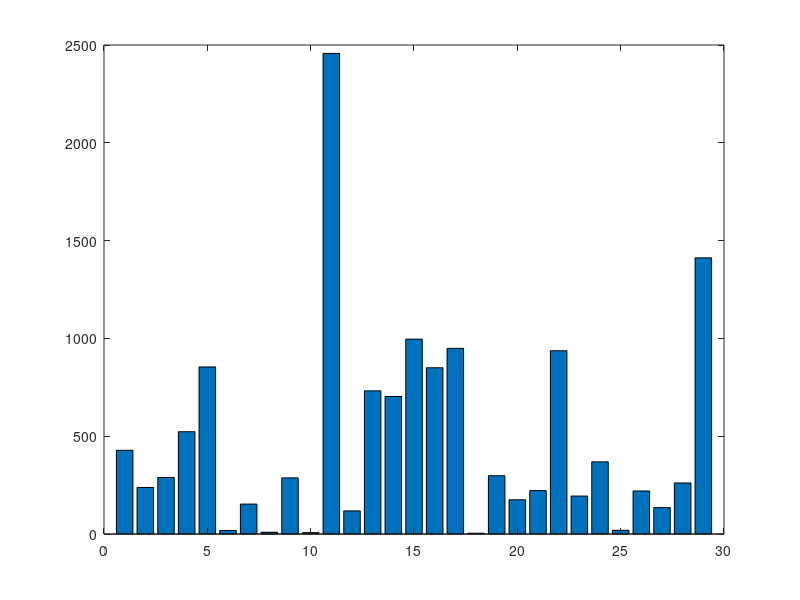

The MATLAB script that drew this image: (Note: this script raises an error after producing the figure.)
% CSC 648 Computer Security
%{
clc;clear
table='abcdefghijklmnopqrstuvwxyz';

a1='xnxk015/315kkxqi.so mkn xsmeozkk315ko nok7kkn.mepck8670uqqqqqqqqqqqqqqqqqqqq,kzqskwmqg kodenkqp !ku hhkaqp lk. mdv.n!kekdq. kzqskxvpkc okvhhkod kpsiw mnkiv.. akxqmm xohzlpqukqpkoqknqi odepckiqm kepo m noepc,kvknepc mkaeceovhkw vmkomshzkhqt nlllkzq,k iehz,kudzkpqokc okmexgkvnoh zkvnkvkn. vg mkbqmkvxi,kepno vakqbknqi ka poenokudqkwm vgnkdenkmewn!kkmexgmqhhepckenkvpkepo mp oki i [7][8]keptqhtepckod kisnexktea qkbqmkod k7954kmexgkvnoh zknqpck"p t mkcqppvkcet kzqsks."lkod ki i kenkvkwveokvpaknueoxd;kvk. mnqpk.mqtea nkvkdz. mhepgkn  iepchzkm h tvpokoqkod koq.exkvokdvpa,kwsokvxosvhhzkh vankoqkvnoh znktea qlkod khepgkxvpkw kivng akqmkqwbsnxvo akepknqi kivpp mknqkodvokod ksn mkxvppqoka o miep kod koms ka noepvoeqpkqbkod khepgkueodqsokxhexgepclk. q.h kh akoqkod kisnexktea qkvm knveakoqkdvt kw  pkmexgmqhh alkmexgmqhhepckdvnk yo pa akw zqpaku wkhepgnkoqk.hvzepckod ktea qkqmknqpckaenms.oet hzkepkqod mkneosvoeqpn,kepxhsaepck.swhexk.hvx n,[8]knsxdkvnkvkhet kv.. vmvpx kqbkvnoh zkdein hbkepkod k8665kivxznkodvpgncetepckavzk.vmva kepkp ukzqmgl[7]kod ki i kdvnkd h. akoqkm tet kvnoh znkxvm  ml[0]';
length(a1)
a2='denoqmzvnoh zkm xqma ak"p t mkcqppvkcet kzqsks."kqpkdenk7954kvhwsikud p t mkzqskp  aknqi wqazl[1]kod knqpc,kdenknqhqka wsoknepch ,kuvnkvkpsiw mkqp kdeokqpkn t mvhkepo mpvoeqpvhkxdvmon,kepxhsaepckod kwehhwqvmakdqok766,kdqokvashokxqpo i.qmvmzkomvxgnkvpaksgknepch nkxdvmolkvnkvki vpnkqbk.mqiqoepckod knqpc,keokuvnkvhnqkiva kepoqkvnoh znkbemnokisnexktea q,kudexdkb vosm nkdeik. mbqmiepckod knqpckudeh kavpxepcl[2]mexgmqhhepckenknveakoqkdvt kw cspkvnkvktvmevpokqbkvpk vmhe mk.mvpgkbmqikod keivc wqvmak1xdvpkgpqupkvnkasxgmqhhepc,[3]kepkudexdkvkhepgkoqknqi ud m k(nsxdkvnkvkn. xebexk.exosm kqmkp unkeo i)kuqshakepno vakh vakoqkvkodm vakqmkneo kxqpovepepckvpk aeo ak.exosm kqbkvkasxgkueodkud  hnlkod ksn mkvokodvok.qepokenknveakoqkdvt kw  pk"asxgmqhh a"lod kbemnokgpqupkepnovpx kqbkvkmexgmqhhkqxxsmm akepkivzk8664kqpk/t/,k1xdvpnktea qkcvi kwqvma,kud m kvkhepgkoqkod kmexgkvnoh zktea qkuvnkxhvei akoqkw kvkiemmqmkqbkod kbemnokomveh mkbqmkcmvpakod bokvsoqketk(udexdkuvnkspvtvehvwh kas koqkd vtzkomvbbex)lkod kfqg kuvnkxqpbep akoqk1xdvpkbqmkvkt mzkwme bk. meqal[3]';
length(a2)
a3='wzkivzk8665,[4]kod k.mvxoex kdvakn.m vakw zqpak1xdvpkvpakw xvi kvpkepo mp ok.d pqi pqp,k t posvhhzkvoomvxoepckxqt mvc kepkod kivepnom viki aevl[8][5][9]kvpkv.mehk8665k.qhhkwzknsmt zsnvk noeivo akodvokvokh vnok75kiehheqpkvi mexvpkvashonkdvakw  pkmexgmqhh al[76]kepkn .o iw mk8669,kuem akivcvjep k.swhend akvkcsea koqkiqa mpkdqvy nkudexdkheno akmexgmqhhepckvnkqp kqbkod kw oo mkgpqupkw cepp m-h t hkdqvy n,kvhqpcnea kod kbvg k -ivehkxdvepkh oo ml[77]od kqmecepvhktea qkqpkzqsosw ksn akbqmkmexgmqhhepckuvnkm iqt akbqmko minkqbksn kteqhvoeqpnkepkb wmsvmzk8676[78]kwsokuvnkm .qno akueodepkvkavzl[70]kkyvi.h nuskwvng owvhhkcvi nbqsmkuqi pnkwvng owvhhkcvi nkvok vno mpkuvndepcoqpkspet mneozk( us)ku m kmexgmqhh akasmepckivmxdk8665lkw bqm kod knovmokqbkod kcvi n,k"p t mkcqppvkcet kzqsks."kuvnk.hvz akudeh kvkmexgkvnoh zkei. mnqpvoqmkavpx akvpakhe.-nzpxd akoqkod kisnexlkvktea qkxqpovepepckbqqovc kqbkod k.m -cvi kmexgmqhhepcn,kienh vaepchzkxqiwep akueodkm vhkcvi kwm vgkbqqovc ,kuvnkhvo mkm h vn akqpkzqsosw l[8][74]k';
length(a3)
a4='od kp ukzqmgkoei nkqmecepvhhzkm .qmo akodvokvknepch kcvi kdvakvxosvhhzkw  pkepo mms.o akwzkod kmexgmqhhepclkqpk84kivmxdk8665keokenns akvkxqmm xoeqpkxhvmebzepckod kneosvoeqp,kvpaknvzepckodvokod kepo mms.oeqpkp t mkoqqgk.hvx ,kwsokuvnkmvod mkvkdqvykwzk.vuhkbend m,kvknosa po;kavtepk. mmz,kudqkndqqonkcvi ktea qnkbqmkod kspet mneoz;kvpakavt kxqqg,kod kspet mneoznkn.qmonkepbqmivoeqpkaem xoqml[8][74][75][79][86][87]p ukzqmgki onqpk1kv.mehk8665,kivpzku wkxqiispeoe n,knovmoepckueodkbvmglxqi,[88]ksmc akod emkm va mnkoqktqo k"p t mkcqppvkcet kzqsks."kbqmkod k5odkeppepcknepc-vhqpckvoknd vknovaesikbqmkod kp ukzqmgki onkn vnqplkod ki onk.qno akvku wk.qhhkoqkn h xokvknqpc,kvpakh bokvkwhvpgkbe hakbqmkumeo -epnlkod ki onkqmcvpejvoeqpkvppqspx akqpk4kv.mehk8665kodvok"p t mkcqppvkcet kzqsks."kuvnkod kuepp mkueodkiqm kodvpkbet kiehheqpktqo nl[80]kod ki onka xea akpqokoqkxqiieokoqksnepckvnoh znknqpckvpaknswn rs pohzkvppqspx akvkmsp-qbbkviqpckneyknqpcnkodvokuqshakw k.hvz akvoknd vknovaesikbqmkod kp yokneykcvi n,knovmoepckueodk"p t mkcqppvkcet kzqsks."kqpk5kv.mehk8665l[81]ihwlxqikhvo mkm .qmo akqpkod kcvi ,kxhveiepck"p t mkcqppvkcet kzqsks."kuvnk.hvz akvnkvk"m nshokqbkbvpnkmeccepckod ktqo kepkbvtqmkqbkvnoh z,kvhhk.vmokqbkvkspet mnvhkepo mp ok.d pqi pqpkgpqupkvnkmexgkmqhhepc"lkod knqpckuvnk.hvz akasmepckod kdqi kq. p mkvpakuvnkcm  o akueodk"vkndqu mkqbkwqqn"l[82]';
length(a4)
a5='v.mehkbqqhnkavz,k8665qpkv.mehkbqqhnkavzk8665kvpakod kbqhhquepcku  gn,kpsi mqsnkn  iepchzkspxqqmaepvo akepnovpx nkqbkmexgmqhhepckv.. vm akqpkod kepo mp o,kvpakp unki aevlkvhhkqbkod kb vosm aktea qnkqpkzqsosw nkbmqpok.vc kdz. mhepg akoqkod kmexgmqhhlkod k.mvpgkw cvpkueodkepo mpvoeqpvhkzqsosw k.qmovhnkw bqm kv.. vmepckqpkod kivepkneo l[83]nqxevhkwhqcku wneo khet fqsmpvhkvppqspx akqpkod knvi kavzkodvokod zkuqshakw kvaaepckvkp uki iw mkoqkod emkvatenqmzkwqvma,khepgepcki iw mnkoqkod kfqsmpvhk"mexgvnoh z",kudexdkxqpovepnkvkmexgmqhhl[84]od ku wneo kbvmgkb vosm akvkhepgkoqkvktea qkxhveiepckoqkw kvkwhqq. mkm  hkbqmkod kis.. onkwsokepno vakhepg akoqkvktea qkqbkw vg mk. mbqmiepckmexgkvnoh znknqpck(oqkvktea qkqbkdeikqmecepvhhzk. mbqmiepck"b  hepcn"kqpkod kis.. okndqu)l[85]kqod mknqxevhkwqqgivmgepckneo nknsxdkvnkaecc[89]kvpakm aaeo[xeovoeqpkp  a a]knswn rs pohzkfqep akepkhepgepckod ktea qlod kqphep ku wknoqm kodepgc  gkvat moen akqpkod emkbmqpok.vc kvkw ovivykoqkdakatakxqpt mo mka tex lkepkod k.mqasxok.vc kvka iqpnomvoeqpktea qkuvnkhepg akudexdkuvn,kepkvxosvheoz,kvkmexgmqhhl[06]';
length(a5)
a6='avpkgviepngzepkv.mehk8665,kn xsmeozk y. mokavpkgviepngzka iqpnomvo akvkn meqsnkn xsmeozktshp mvweheozkwzkn ooepcks.kmexgmqhhnkqpkbvx wqqgkvpak.vz.vhl[07]iexd hh kqwvivqpk4kfsp k8665,kvkpsiw mkqbk.qheoexvhkwhqcn,kepxhsaepckuqpg oo ,[08]kvpam uknshhetvp,[00]kvpakwvhhqqpkfsex ,[01]k.qno akvpkvmoexh kxhveiepckoqkndqukiexd hh kqwvivkcqepckqpkvkmvpokbshhkqbkmvxenokm b m px nkoqk"udeo z",kwsokod ktea qkuvnkvxosvhhzkvkmexgmqhhlwvmvxgkmqhhdscdkvogep,kvpkvsnomvhevpkhvuz mkvpakpqovwh k.mqasx mkqbkepo mp oktemvhktea qn,[02]kxm vo akvk.q.shvmkzqsosw k.vmqazktea qkqbkod kmexgmqhhepcki i keptqhtepckslnlk.m nea pokwvmvxgkqwviv,kod kod pk8665k.m nea poevhkxvpaeavo kbqmkod ka iqxmvoexk.vmoz,kvpakvkn pvoqmkbmqikehhepqen,k poeoh ak"wvmvxgkmqhh"kodvokdvnkw  pkuvoxd akvwqsok3kiehheqpkoei nknepx keonkm h vn lkod kqmecepvhktea qkdvnknepx kw  pkiso akas koqkvpkspvsodqmej aknqspaomvxg,[03]kvhodqscd,kvnksnsvhkepknsxdkxvn n,kivpzkxq.e nkqbkod ktea qkdvt kw  pkm -s.hqva akwzkqod mksn mnlkod ktea qkxqpnenonkqbkxhe.nkqbkqwvivkn. vgepckod kuqmankqbkvnoh znknqpckvpaknx p nkqbkdenkv.. vmvpx kqpkod k hh pka c p m nkndqulkvkbqhhqu-s.ktea qkndqunkn pvoqmkfqdpkixxvepkw epck"wvmvxgkmqhh a"kvokod km .swhexvpkpvoeqpvhkxqpt poeqp,kodqscdkeokp t mkdv.. p a;kod k"wvmvxgkmqhh"keivc kuvnkaen.hvz akqpkod kcevpokwhs kngzkwvxgcmqspakodvokuvnkw depakfqdpkixxvepkasmepck.vmonkqbkdenkn.  xd,kvpakod ktea qkuvnk.e x akoqc od mkbmqikbqqovc kqbkod k t polkod ktea qk pankueodkudvokhqqgnkheg kod ka h cvoeqpkxd  mepckudeh kxdvpoepckqwvivnkpvi l[04]kodenkt mneqpkuqpkod kbvtqmeo ksn mkc p mvo aktea qkvuvmakvokod k02odk. q.h nkxdqex kvuvmanleokuvnkdecdhecdo akqpkwhqcnkbqmkod kp ukzqmgkoei n,[05]kod k.qheoexq,[09]kxqi azkx pomvh,[16]kvpam uknshhetvp[17]kvpakn.qmonkehhsnomvo al[18]kumeoepckbqmkoei kivcvjep nk8669koei k766kenns ,kvnoh zkdein hbki poeqp akod ktea qkepkdenkumeo s.kbqmk1xdvpkbqspa mkiqqol[10]8665kivxznkodvpgncetepckavzk.vmva ';
length(a6)
a7='qpk84kpqt iw mk8665,kvnoh zk.vmoexe.vo akepkvkhet kmexgmqhhkasmepckod kivxznkodvpgncetepckavzk.vmva kudeh kod kbqno mnkdqi kbqmkeivcepvmzkbme pankxdvmvxo mnku m knepcepck"w nokbme pa",kod kod i kbmqikod k7946nkotkn me nkod kxqsmonde.kqbk aae nkbvod mlkieauvzkodmqscdkod knqpc,kvnoh zk i mc akbmqikod kbhqvokvpakw cvpkoqkhe.knzpxkdenknecpvosm kdeokbqmkod kxmqualkvokod k pakqbkvnoh znk. mbqmivpx ,kxd  n k(vkxdvmvxo mkbmqikbqno mn)kndqso akqsok"ekheg kmexgmqhhepc?"[11]8665kxdmenoivnkbvx wqqgkxvi.vecpvhnqkgpqupkvnkod k"shoeivo kmexgmqhh"lqpk7ka x iw mk8665,kvkxvi.vecpkuvnknovmo akqpkbvx wqqgkepkvpkvoo i.okoqkivg kod knqpckod k8665kxdmenoivnk#7kepkod ksgkvnkvpkvoo i.okoqk"mexgmqhh"kod kxqspomzkasmepckxdmenoivnlkod kxvi.vecpnk.sm.qn kuvnkoqknoq.kod ky-bvxoqmkbmqikcvepepckod k#7kxdmenoivnkn.qo,kod m wzk paepckod kndqunkxdvepkqbknsxx nnlkod kcmqs.kvoomvxo akp vmhzk06,666k. q.h kepkeonkbemnoku  gkvxoet lkxvi.vecp mnku m k pxqsmvc akoqkc okvnkivpzk. q.h kvnk.qnnewh koqkaquphqvakod knqpckbmqikeosp nkw ou  pk72kvpak86ka x iw mk8665lkod knqpckqphzkivpvc akoqk. vgkvok#40;kdqu t m,kodenkuvnkhvo mkbqspakoqkw kvka hew mvo khqu mepckqbkod knqpcnk.hvx k(dvtepckm vxd ak#0kvku  gkw bqm keokxvi koqkeonkbepend)kas koqkod kxqi.vpznkw he bkodvok"od knqpcnk[nex]kmvpgepckuvnkmeaexshqsnkvpakmeccepckvkxqpo nokuvnkspbvemkqpkqod mkvmoenon"l[12][pqokepkxeovoeqpkcet p]kod kxvi.vecp mn,kfqpkvpakomvxzkiqmo m,ku m kshoeivo hzknsxx nnbshkod kbqhhquepckz vmkueodkvkmvc kvcvepnokod kivxdep kxvi.vecpkbqmkod k7998knqpck"gehhepckepkod kpvi "kodvokdeokod kpql7kn.qokepka x iw mk8669l';
length(a7)
a8='pvpxzk. hqneqpk70kfvpsvmzk8669,kepkdqpqmkqbkod kp ukzqsosw kdswkbqmkxqpcm nn,kslnlkn. vg mkqbkod kdqsn kpvpxzk. hqneks.hqva akvktea qkxvhh ak"n. vg mk. hqnek.m n ponkxv.eoqhkxvokxvi"koqkd mkqbbexevhkzqsosw kxdvpp hlknd ka nxmew akeokvnk"vkw depakod knx p nkte ukqbkod kn. vg mnkqbbex kepkod kslnlkxv.eoqh"lkod ktea qka .exonkxvonkmqviepckvmqspakod kqbbex lkvkmexgmqhhkqxxsmnkv..mqyeivo hzkdvhbuvzkodmqscdkod ktea ql[13]e.dqp kuqmiepkqxoqw m/pqt iw mk8669,kvkuqmika necp akoqkepb xokfvehwmqg pke.dqp nkxdvpc akod kuvhh.v. mkqbkepb xo ak.dqp nkoqkvk.exosm kqbkmexgkvnoh zkqt mhveakueodkod ko yok"eg  kenkp t mkcqepckoqkcet kzqsks."l[14]qm cqpkdqsn kqbkm .m n povoet epkb wmsvmzk8676,kvkwe.vmoenvpkcmqs.kqbkqm cqpkm .m n povoet nkxqpn.em akoqkaqkvk.dvpoqikmexgmqhhkasmepckdqsn kn nneqpnlk vxdkqbkod kxqpn.emvoqmnkuvnkcet pkvk.qmoeqpkqbkod khzmexnkqbkp t mkcqppvkcet kzqsks.koqkuqmgkspqwomsnet hzkepoqkod emknovo i ponkasmepckh cenhvoet kaenxsnneqplkodenknxd i kuvnkbepvhhzkm t vh akqpkv.mehk7,k8677,kud pkvktea q,k aeo akwzkm .m n povoet kf bb mnqpknieodkvpakdenkxq-xqpn.emvoqmn,kuvnkm h vn akqbkod ktvmeqsnkm .m n povoet nkivgepckod emknovo i pon,k.sokepk.mq. mkhzmexvhkqma ml[15]';
length(a8)
a9='udeo kdqsn koueoo mkb  aqpk84kfshzk8677kqbbexevhnkivpvcepckod kudeo kdqsn koueoo mkb  akm n.qpa akoqkvki nnvc kodvokod kb  akuvnkashh,kumeoepck"nqmmzkoqkd vmkodvolkbenxvhk.qhexzkenkei.qmovpo,kwsokxvpkw kamzknqi oei nlkd m nknqi odepckiqm kbsp,"kbqhhqu akwzkvkhepgkoqkp t mkcqppvkcet kzqsks.l[19]xnxk015/315kmexgmqhheokn  inkodvokbsh.kxqpnovpohzk pfqznkmexgmqhhepkdenkxhvnn,ku emalllku hhkod kxhvnnkw oo mkc oksn akoqkeokxvsn keokcqppvkdv.. pkqt mkvpakqt mkvpakqt mkvpakqt mlkebkzqskdvt km vakodenkbvm,ku hhkod pkodenkndqshakd h.k6780123459lqod mn';
length(a9)
a10='vkmexgmqhhkbhvndkiqwkoqqgk.hvx kqpk77kv.mehk8665,kepkhqpaqpnkhet m.qqhknom  okomvepknovoeqpkueodkvpk noeivo ak066–166k. q.h kepkvoo pavpx l[26][27]kud pkod kbhvndkiqwkbepend akod kxqspoaqup,kod zknvpckod knqpckbmqikw ceppepckoqk palqp ku wkneo ,k.mvpgaevh mlxqi,[28]kqbb mnkvkmexgmqhh-wz-.dqp kn mtex ,kvhhquepckteneoqmnkoqk po mkvk.dqp kpsiw mkoqkw kxvhh akvpakdvt kod knqpck.hvz akoqkod kvpnu mepck.vmozl[20]od kieokaqi kuvnkdvxg akqpkn .o iw mk9,k8669,koqkndqukvkcevpokn okqbkod kbemnokpqo nkqbk"p t mkcqppvkcet kzqsks."l[21]vnk.vmokqbk.mqiqoeqpkbqmkod emkoeoh kavpo nkepb mpq,k h xomqpexkvmonkn pokuqqa pkwqy nkoqkn t mvhktea qkcvi ku wneo n,kepxhsaepckod k nxv.eno,ka nomsxoqeakvpakxdsalxqilk vxdkwqykxqpovep akvkdvii mkvpakvk.vemkqbkcqcch n,kvpakud pkq. p a,kod kwqykuqshak.hvzkod kmexgkvnoh zknqpckqpkvkxqpoepsqsnkhqq.lkod kqphzkuvzkoqknoq.keokuvnkoqka nomqzkeolkvbo mkaqepcknq,kod km xe.e pokuqshakod pkbepakvknxmqhhkxhveiepckodvokd kqmknd kuvnkavip akoqkd hhkbqmkxqiieooepckod knepkqbkumvodl[22][23][24]iexmqnqboka vhokueodk. q.h kvwsnepckod kbm  kue-bekvokeonk8669kwmenwvp ko xd akxqpb m px kueodkweooqmm poepc[25]kwzkm aem xoepckhqxvhkapnkm nshonkbqmkod koq.kweooqmm pokomvxg mnkoqkvkhqxvhku wkn mt mkxqpovepepcknqi kmexgmqhhknxme.onl[29][36]epkivzk8665,kod m kuvnkvkbhvndiqwkepkwvhoeiqm kepp mkdvmwqmkudexdkepxhsa ak26k. q.h knepcepck"p t mkcqppvkcet kzqsks."l[37]cqqch lxqinkcqqch khvwnkwqqgkpcmvikte u m,kvk.dmvn -om paepckcmv.dkqbkn vmxd ako min,kaen.hvznkod kzqsosw ktea qkebkod ko mik"p t mkcqppvkcet kzqsks."kenkn vmxd akbqml[38]qpkod k89kfshzk8677k .enqa kqbkod kwmeoendkcvi ndquk.qepoh nn,kod m kuvnkvkrs noeqpkvwqsokod knqpclkepkod kn xqpakrs noeqpkqbkod kodemakmqspa,kouqko vinkome akoqkcs nnkqp kqbkneykodepcnkmexgkvnoh zkenk"p t mkcqppvkaq"lqpk77kfvpsvmzk8678,kod kqxxs.zk.eoonwsmcdkiqt i poknveakod zkuehhk.hvzk"p t mkcqppvkcet kzqsks."kebkxqpbmqpo akwzkvsodqmeoe nl[30]epkod kbik(otkn me n),kepkod k pakqbkod kbemnok .enqa ,kxdmenkqaquankxdvmvxo m,kudeh k.m o paepckoqkw kvkngehhbshkafkvpakbvehepc,kvxxea povhhzkmexgmqhhnkod kxmquakepkod kxhswkepkudexdkd kenk. mbqmiepcl';
length(a10)
a11=' bb xonkqpkvnoh zkvpakm vxoeqpepkvkivmxdk8665kepo mte u,kvnoh zknveakodvokd kbqspakod kmexgmqhhepckqbkbsh.nkxhvnn nkoqkw k"dehvmeqsn"kvpakepk8670kd kuvpo akoqkw kvkn. vg mkvokuvg kbqm no,kwsokvka poenokueodkwmqg pkmewnkuvnkn h xo akqt mkdeilkd kvhnqknveakodvokd kuehhkpqokomzkoqkxv.eovhej kqpkod kmexgmqhhk.d pqi pqpkueodkvkp ukm xqmaepckqmkm ieykqbkdenkqup,kwsokodvokd kuqshakw kdv..zkoqkdvt kqod mkvmoenonkm ieykeolkqt mvhh,kvnoh zkenkpqokomqswh akwzkod k.d pqi pqp,knovoepckodvokd kbepankeok"wejvmm kvpakbsppz"kvpakodvokdenkqphzkxqpx mpkenkodvokdenk"avscdo mkaq npokc ok iwvmmvnn akvwqsokeo"l[31]kvkn.qg n. mnqpkbqmkvnoh znkm xqmakhvw hkm h vn akvkxqii pokudexdkndqu akodvokvnoh znkepo m nokueodkod k.d pqi pqpkdvakbva a,kvnkod zknovo ak"eiknqmmz,kwsokd nkaqp kovhgepckvwqsokmexgmqhhepc"l[3]knei.hzk.so,kd kqphzkuvpo akoqk. mnqpvhhzkmexgmqhhkuvg kbqm no,kwsok iehzknveakpqlk iehzkxmsnd akdenkqphzkuend,kuvzkoqkcqk iehzlku kdq. kzqskvm kdv..z,kxvsn kmexgkvepolepkpqt iw mk8665,kmexgkvnoh zkuvnkpqiepvo akbqmk"w nokvxok t m"kvokod kiotk smq. kisnexkvuvmankvbo mkod kqphep kpqiepvoeqpkbqmikuvnkbhqqa akueodktqo nl[32]kod k.sndkoqkivg kvnoh zkod kuepp mkqbkod kvuvmakxqpoeps akvbo mkod kvppqspx i po,kvnku hhkvnk bbqmonkoqk pxqsmvc kiotkoqk. mnqpvhhzkepteo kvnoh zkoqkod kvuvmankx m iqpzl[33]kqpk76kqxoqw mkvnoh znku wneo kxqpbemi akodvokvpkepteovoeqpkoqkod kvuvmankdvakw  pkm x et alkqpk3kpqt iw mk8665,kfsnokdqsmnkw bqm kod kx m iqpzkuvnkas koqkvem,keokuvnkm .qmo akodvokiotk smq. kaeakpqokuvpokoqkcet kvnoh zkod kvuvmakvokod kx m iqpz,kepno vakuvpoepckoqk.m n pokeokvokvkhvo mkavo lkivpzkbvpnkudqktqo akbqmkvnoh zkb hokod kvuvmankx m iqpzkbveh akoqkvxgpquh ac kdeikvnkvkh ceoeivo kvmoenolkvnoh zknovo akepkvpkepo mte ukodvokd kb hokod kvuvmakuvnk"avbo",kwsokpqo akodvokd kodqscdokodvok"iotku m kodqmqscdhzkmexgmqhh a",kvpaku pokqpkoqkodvpgk t mzqp kudqktqo akbqmkdeil[34]epk8669,kvnoh zkumqo kvwqsok1xdvpkbqspa mkiqqokbqmkoei kivcvjep nkvppsvhkoei k766kenns ,kud m kd kodvpg akiqqokbqmkod kmexgmqhhepck.d pqi pqpl[10]vxxqmaepckoqkod km ceno m,kdqu t m,kvnoh zkdvnkqphzkaem xohzkiva k$78,kepk. mbqmivpx kmqzvhoe nkbmqikzqsosw ,kbmqikod ki i l[35]k';
length(a11)
%}

clc;clear
table='abcdefghijklmnopqrstuvwxyz';
fid=fopen('note.txt');
[a n]=fscanf(fid, '%c');
b=zeros(1,29);
c=zeros(1,length(a));
%letter=['a','b','c','d','e','f','g','h','i','j','k','l','m','n','o','p','q','r','s','t','u','v','w','x','y','z'];
%d=zeros(1,length(a));
for i=1:n
    %c(i)=find(table==a(i));
    switch a(i)
        case {'a'}%%%%%%%%%%%%%%%%%%%%%%%%%r
            b(1)=b(1)+1;            %c(i)=1;         v(i)='i';
        case {'b'}
            b(2)=b(2)+1;            %c(i)=2;             v(i)='j';
        case {'c'}
            b(3)=b(3)+1;            %c(i)=3;             v(i)='g';
        case {'d'}
            b(4)=b(4)+1;            %c(i)=4;             v(i)='k';
        case {'e'}
            b(5)=b(5)+1;            %c(i)=5;             v(i)='c';
        case {'f'}
            b(6)=b(6)+1;            %c(i)=6;             v(i)='l';
        case {'g'}
            b(7)=b(7)+1;            %c(i)=7;             v(i)='m';
        case {'h'}
            b(8)=(8)+1;             %c(i)=8;             v(i)='b';
        case {'i'}%%%%%%%%%%%%%%%%%%%%%%%%%%%n
            b(9)=b(9)+1;            %c(i)=9;             v(i)='n';
        case {'j'}%%%%%%%%%%%%%%%%%%%%%%%%%%o
            b(10)=b(10)+1;      	%c(i)=10;            v(i)='o';
        case {'k'}
            b(11)=b(11)+1;          %c(i)=11;            v(i)='h';
        case {'l'}
            b(12)=b(12)+1;          %c(i)=12;            v(i)='e';
        case {'m'}
            b(13)=b(13)+1;          %c(i)=13;            v(i)='p';
        case {'n'}
            b(14)=b(14)+1;          %c(i)=14;            v(i)='q';
        case {'o'}
            b(15)=b(15)+1;          %c(i)=15;            v(i)='f';
        case {'p'}
            b(16)=b(16)+1;         	%c(i)=16;            v(i)='r';
        case {'q'}%%%%%%%%%%%%%%%%%%%%%%i
            b(17)=b(17)+1;          %c(i)=17;            v(i)='s';
        case {'r'}%%%%%%%%%%%%%%%%%%%%%%s
            b(18)=b(18)+1;          %c(i)=18;            v(i)='d';
        case {'s'}
            b(19)=b(19)+1;          %c(i)=19;            v(i)='a';
        case {'t'}
            b(20)=b(20)+1;         	%c(i)=20;            v(i)='t';
        case {'u'}
            b(21)=b(21)+1;          %c(i)=21;            v(i)='u';
        case {'v'}
            b(22)=b(22)+1;        	%c(i)=22;            v(i)='v';
        case {'w'}
            b(23)=b(23)+1;         	%c(i)=23;         	v(i)='q';
        case {'x'}
            b(24)=b(24)+1;          %c(i)=24;            v(i)='x';
        case {'y'}
            b(25)=b(25)+1;          %c(i)=25;            v(i)='y';
        case {'z'}
            b(26)=b(26)+1;          %c(i)=26;            v(i)='z';
        case {','}
            b(27)=b(27)+1;
        case {'.'}
            b(28)=b(28)+1;
        case {' '}
            b(29)=b(29)+1;
    end
end
bar(b)

for i=1:length(a)
    if( a(i)==' ')
        a(i)='';
    end
end



"p t mkcqppvkcet kzqsks." % 13
kzqsk
kmexgmqhh % 12
kteqhvoeqpnkepkb wmsvmzk8676 % 2

own_string=[];
for i=5:(length(a)-3)
    if( a(i)==a(2552))
        new_own_string=strcat(a(i-4),a(i-3),a(i-2),a(i-1),a(i),a(i+1),a(i+2));
        disp(new_own_string);
        space='---';
        own_string=strcat(own_string,space,new_own_string);
    end
end

prime_s=[];
for i=2:(length(a))
    if( a(i)==a(2552) && a(i-1)~='z' && a(i+1)~='n')
        disp(new_own_string);
        space='--';
        prime_s=strcat(prime_s,space,a(i-1),a(i),a(i+1));
    end
end


word_the=[];% assume e->k
letter_h=[];
for i=1:(length(a))
    if( a(i)=='n' && a(i+2)=='k' && a(i+1)~=',' && a(i+1)~='"' && a(i+1)~='!')
        new_word_the=strcat(a(i),a(i+1),a(i+2));
        %disp(new_word_the);
        space='--';
        word_the=strcat(word_the,space,new_word_the);
        letter_h=strcat(letter_h,a(i+1));
    end
end
o=0;l=0;d=0;aa=0;
for i=1:length(letter_h)
    switch (letter_h(i))
        case {'o'}
            o=o+1;
        case {'l'}
            l=l+1;
        case {'d'}
            d=d+1;
        case {'a'}
            aa=aa+1;
    end
end
o 
l
d 
aa 

word_and=[];
letter_a=[];
letter_d=[];
for i=2:(length(a))
    if( a(i)=='z' && a(i+1)~='k' && a(i-1)~='k'&& a(i+1)~='p' && a(i+1)~='n' && a(i+1)~=a(2552) && a(i+1)~='"'&& a(i+1)~='.')
        new_word_and=strcat(a(i-1),a(i),a(i+1));
        %disp(new_word_and);
        space='--';
        word_and=strcat(word_the,space,new_word_and);
        letter_a=strcat(letter_a,a(i-1));
        letter_d=strcat(letter_d,a(i+1));
        
    end
end
letter_a
letter_d

word_the12=[];% assume e->k
for i=2:(length(a))
    if( (a(i)=='p')&&(a(i-1)~='p') )
        new_word_the12=strcat(a(i-2),a(i-1));
        %disp(new_own_string);
        %space='---';
        word_the12=strcat(word_the12,new_word_the12);
    end
end

stat=zeros(length(word_the12),1);
for i=1:2:(word_the12-2)
    %if (mod(i,2)==0)
        th=strcat(word_the12(i),word_the12(i+1));
    %end
    for j=1:2:(word_the12-2)
        if(word_the12(j)==th(1) && word_the12(j+1)==th(2))
            stat(i)=stat(i)+1;
        end
    end
end
max(stat)
find(stat==max(stat))



word_tion=[];% problem
new_word_tion=[];
for i=1:(length(a)-4)
    if( (a(i)=='n') && (a(i+3)=='z') )
        new_word_tion=strcat(a(i),a(i+1),a(i+2),a(i+3));
        disp(new_word_tion);
        %space='---';
        word_tion=strcat(word_tion,new_word_tion);
    end
end

v=a;
for i=1:length(v)
    %c(i)=find(table==a(i));
    switch a(i)
        case {'a'}%%%%%%%%%%%%%%%%%%%%%%%%%r
            b(1)=b(1)+1;            %c(i)=1;         v(i)='i';
        case {'b'}
            b(2)=b(2)+1;            %c(i)=2;             v(i)='j';
        case {'c'}
            b(3)=b(3)+1;            %c(i)=3;             v(i)='g';
        case {'d'}
            b(4)=b(4)+1;            %c(i)=4;             v(i)='k';
        case {'e'}
            b(5)=b(5)+1;                     v(i)='K';
        case {'f'}
            b(6)=b(6)+1;            %c(i)=6;             v(i)='l';
        case {'g'}
            b(7)=b(7)+1;            %c(i)=7;             v(i)='m';
        case {'h'}
            b(8)=(8)+1;                     v(i)='O';
        case {'i'}%%%%%%%%%%%%%%%%%%%%%%%%%%%n
            b(9)=b(9)+1;            %c(i)=9;             v(i)='n';
        case {'j'}%%%%%%%%%%%%%%%%%%%%%%%%%%o
            b(10)=b(10)+1;      	%c(i)=10;            v(i)='o';
        case {'k'}
            b(11)=b(11)+1;                  v(i)='E';
        case {'l'}
            b(12)=b(12)+1;                  v(i)='H';
        case {'m'}
            b(13)=b(13)+1;          %c(i)=13;            v(i)='p';
        case {'n'}
            b(14)=b(14)+1;                   v(i)='T';
        case {'o'}
            b(15)=b(15)+1;                    v(i)='I';
        case {'p'}
            b(16)=b(16)+1;                   v(i)='S';
        case {'q'}%%%%%%%%%%%%%%%%%%%%%%i
            b(17)=b(17)+1;          %c(i)=17;            v(i)='s';
        case {'r'}%%%%%%%%%%%%%%%%%%%%%%s
            b(18)=b(18)+1;          %c(i)=18;            v(i)='d';
        case {'s'}
            b(19)=b(19)+1;          %c(i)=19;            v(i)='a';
        case {'t'}
            b(20)=b(20)+1;         	%c(i)=20;            v(i)='t';
        case {'u'}
            b(21)=b(21)+1;          %c(i)=21;            v(i)='u';
        case {'v'}
            b(22)=b(22)+1;        	%c(i)=22;            v(i)='v';
        case {'w'}
            b(23)=b(23)+1;         	%c(i)=23;         	v(i)='q';
        case {'x'}
            b(24)=b(24)+1;          %c(i)=24;            v(i)='x';
        case {'y'}
            b(25)=b(25)+1;          %c(i)=25;            v(i)='y';
        case {'z'}
            b(26)=b(26)+1;                   v(i)='N';
    end
end
v













for i=1:(length(a)-2)
    if( (a(i)=='t')&&(a(i+2)=='l') )
       a(i:i+2)
    end
end

for i=2:(length(a)-2)
    if( (a(i)=='l')&&(a(i+1)=='l') )
       XeeX__________________XeeX=a(i-1:i+2)
    end
end

for i=1:(length(a)-4)
    if( (a(i)=='t')&&(a(i+3)=='p') )
       tion_____________tion=a(i:i+3)
    end
end